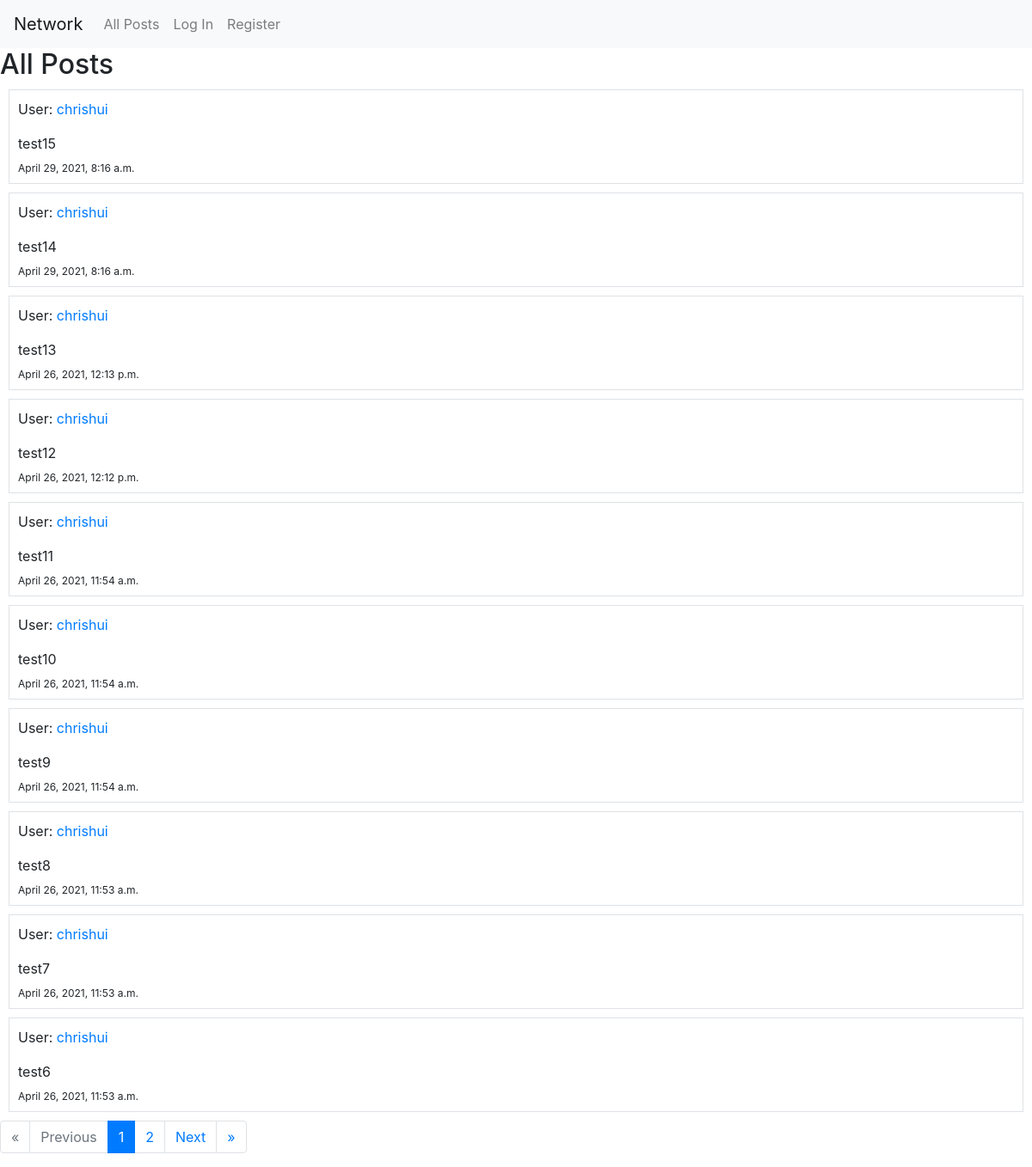
The app's page /, older data.
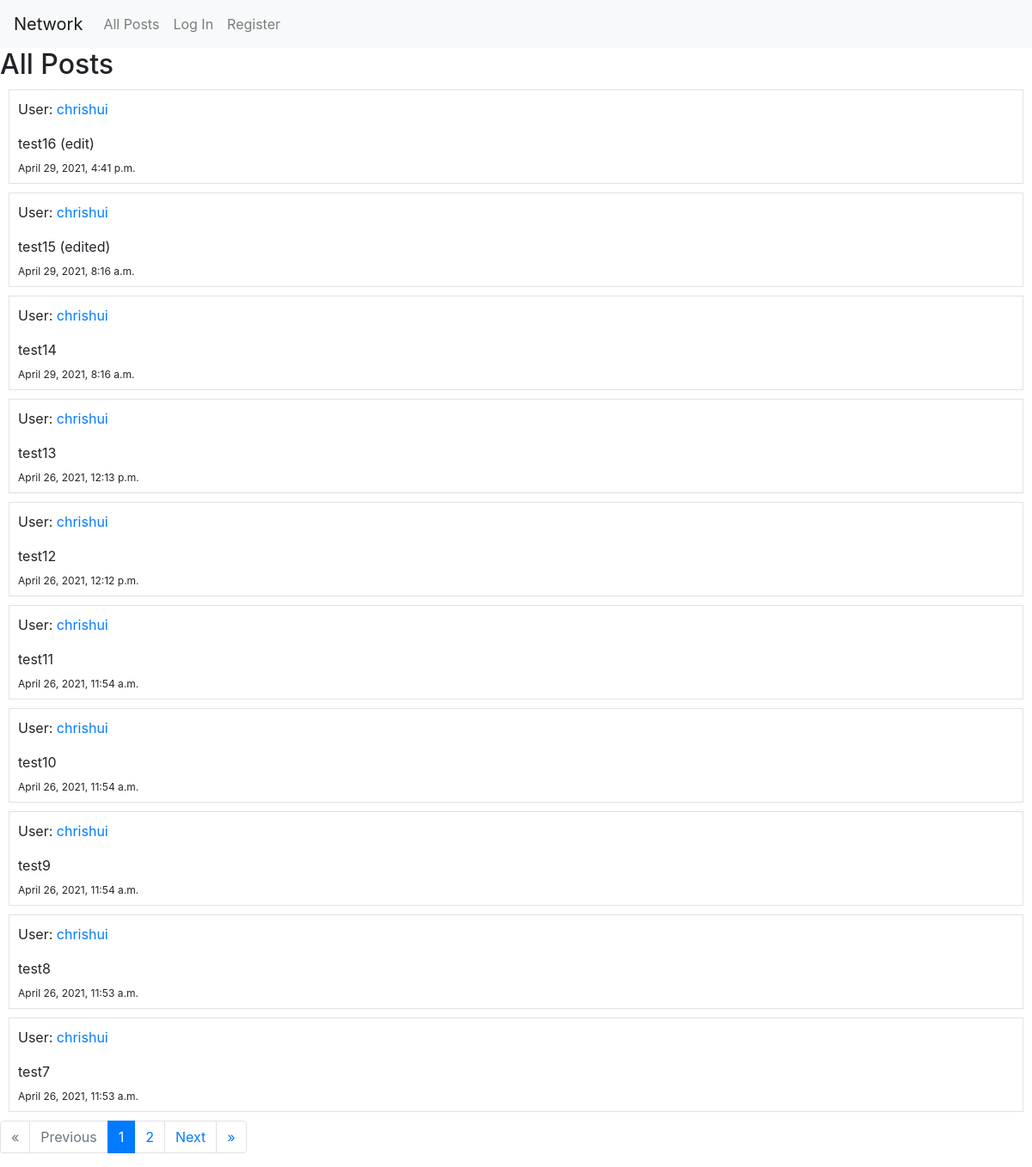
The same page, newer data.
### network/models.py (models this page shows, shortened)
class TimeStampMixin(models.Model):
    created_at = models.DateTimeField(auto_now_add=True)
    updated_at = models.DateTimeField(auto_now=True)
    class Meta:
        abstract = True

class Post(TimeStampMixin):
    user = models.ForeignKey(User, on_delete=models.CASCADE)
    content = models.CharField(max_length = 64)

class User(AbstractUser):
    pass

### network/views.py (the view, shortened to what this page needs)
# urls.py: path("", views.index, name="index"),
def index(request):
    posts_chronological = Post.objects.order_by('-created_at')
    paginator = Paginator(posts_chronological, 10)
    page_number = request.GET.get('page')
    page_obj = paginator.get_page(page_number)
    return render(request, "network/index.html", {
        "form": PostForm(),
        "page_obj": page_obj,
    })

### network/templates/network/index.html (shortened to what this page needs)
{% extends "network/layout.html" %}
{% load static %}
{% block body %}
    <h2>All Posts</h2>
    {% for post in page_obj %}
      <div class="border" style="margin: 10px; padding: 10px;">
        <p>User:  <a href="{% url 'profile' post.user.id %}"> {{ post.user }} </a></p>
        <div id="post-{{post.id}}"> {{ post.content }} </div>
        <sub> {{ post.created_at }}</sub>
        <br />
      </div>
    {% endfor %}
    <nav aria-label="pagination">
      <ul class="pagination">
        {% if not page_obj.has_previous %}
          <li class="page-item disabled">
            <a class="page-link" href="#" tabindex="-1" aria-disabled="true">&laquo;</a>
          </li>
        {% endif %}
        {% if not page_obj.has_previous %}
          <li class="page-item disabled">
            <a class="page-link" href="#" tabindex="-1" aria-disabled="true">Previous</a>
          </li>
        {% endif %}
        <li class="page-item active" aria-current="page">
          <a class="page-link" href="?page={{ page_obj.number }}">{{page_obj.number}} <span class="sr-only">(current)</span></a>
        </li>
        {% if page_obj.number != page_obj.paginator.num_pages %}
          <li class="page-item">
            <a class="page-link" href="?page={{ page_obj.next_page_number }}"> {{ page_obj.next_page_number }}<span class="sr-only">(current)</span></a>
          </li>
        {% endif %}
        {% if page_obj.has_next %}
          <li class="page-item">
            <a class="page-link" href="?page={{ page_obj.next_page_number }}">Next</a>
          </li>
        {% endif %}
        {% if page_obj.has_next %}
          <li class="page-item">
            <a class="page-link" href="?page={{ page_obj.paginator.num_pages }}">&raquo;</a>
          </li>
        {% endif %}
      </ul>
    </nav>
{% endblock %}

Row changes from the older to the newer data that the page shows:
no longer on this page (row unchanged): Post: user "chrishui", content "test6", created_at "April 26, 2021, 11:53 a.m."
added Post: user "chrishui", content "test16 (edit)", created_at "April 29, 2021, 4:41 p.m."
changed Post: content "test15" → "test15 (edited)"
